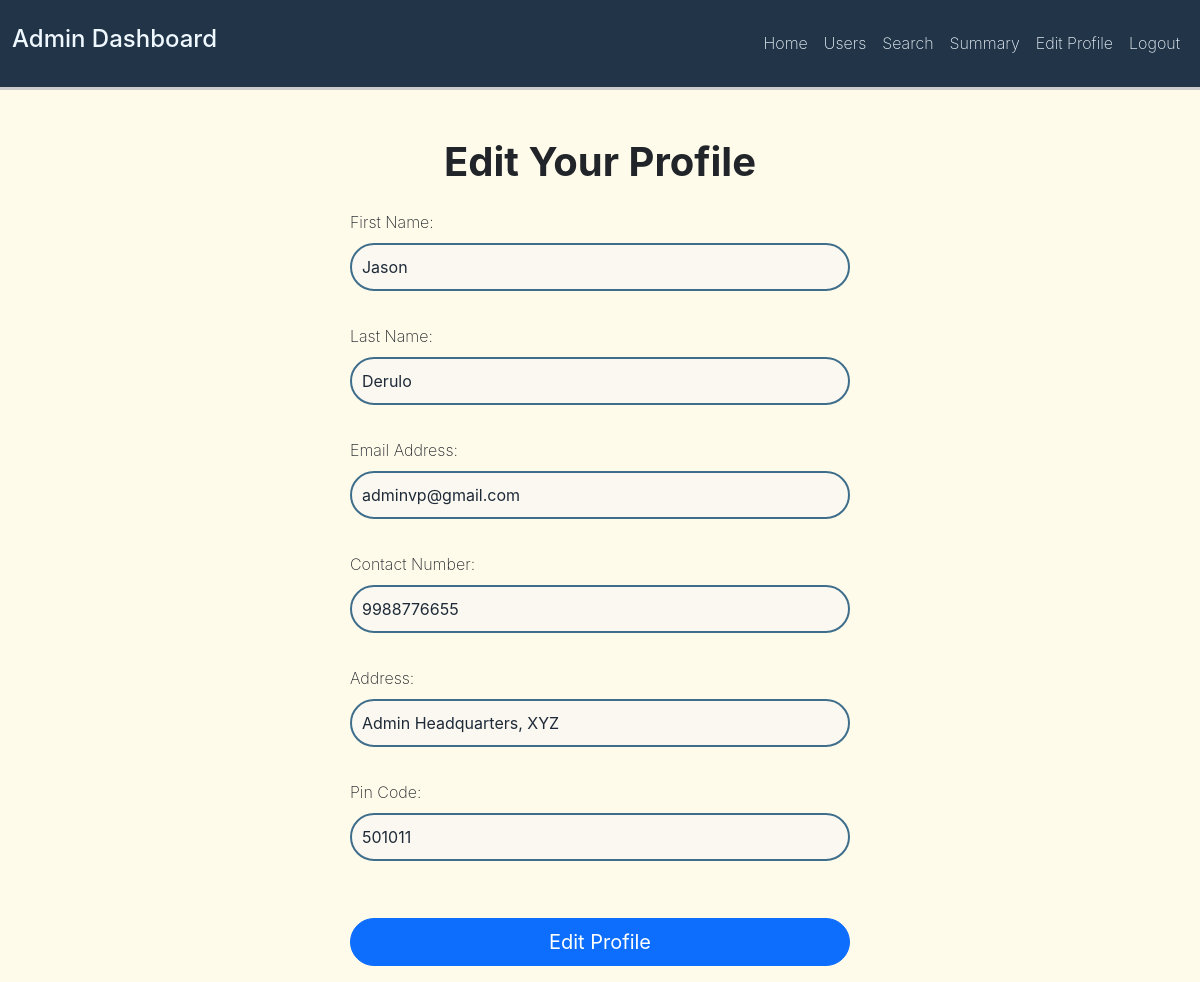
/admin/edit_profile (signed in), run on the app's committed database.
### vehicle/models.py (models this page shows, shortened)
class User(db.Model, UserMixin):
    id = db.Column(db.Integer(), primary_key = True)
    first_name = db.Column(db.String(50), nullable = False)
    last_name = db.Column(db.String(50), nullable = False)
    email_address =  db.Column(db.String(length=60), nullable = False, unique = True)
    username = db.Column(db.String(length=20), nullable = False, unique = True)
    password_hash = db.Column(db.String(length=30), nullable = False)
    contact_number = db.Column(db.String(10), nullable= True, unique = True)
    address = db.Column(db.String(length=100), nullable = False)
    pincode = db.Column(db.String(6), nullable = False)
    is_admin = db.Column(db.Boolean(), default = 0)
    reservations = db.relationship('Reservation', backref = 'user', lazy = True)
    @property
    def password(self):
        return self.password_hash

### vehicle/controllers/routes.py (the view)
@app.route('/admin/edit_profile', methods=["GET", "POST"])
@admin_required
@login_required
def edit_admin_profile():
    form = EditProfileForm(obj=current_user)
    if request.method == "POST" and form.validate_on_submit():
        current_user.first_name = form.first_name.data
        current_user.last_name = form.last_name.data
        current_user.email_address = form.email_address.data
        current_user.contact_number = form.contact_number.data
        current_user.address = form.address.data
        current_user.pincode = form.pincode.data
        db.session.commit()
        flash(f"Profile updated Successfully!", "success")
        return redirect(url_for('admin_home'))
    elif request.method == "GET":
        form.first_name.data = current_user.first_name
        form.last_name.data = current_user.last_name
        form.email_address.data = current_user.email_address
        form.contact_number.data = current_user.contact_number
        form.address.data = current_user.address
        form.pincode.data = current_user.pincode
    return render_template('admin_dashboard/admin_edit.html', form = form)

### vehicle/controllers/forms.py
class EditProfileForm(FlaskForm):
    first_name = StringField(label="First Name: ",validators=[DataRequired()])
    last_name = StringField(label="Last Name: ")
    email_address = StringField(label="Email Address: ",validators=[Email(),DataRequired()])
    contact_number = StringField(label="Contact Number: ",validators=[Length(min=10, max=10, message="Contact number must be exactly 10 digits."),Regexp(r'^\d{10}$', message="Contact number must contain only digits.")])
    address = StringField(label="Address: ",validators=[Length(min=2,max=50)])
    pincode = StringField(label="Pin Code: ",validators=[Length(min=6,max=6, message="PinCode must be exactly 6 digits."),Regexp(r'^\d{6}$', message="PinCode must contain only digits.")])
    submit = SubmitField(label="Edit Profile")

### vehicle/__init__.py (called while the page is built)
@login_manager.user_loader
def load_user(user_id):
    return User.query.get(int(user_id))

### vehicle/controllers/routes.py (called while the page is built)
def admin_required(f):
    @wraps(f)
    def decorated_function(*args, **kwargs):
        if not current_user.is_authenticated:
            return redirect(url_for('login_page'))
        if not current_user.is_admin:
            flash(f'You do not have permission to access this page!',category='danger')
            return redirect(url_for('user_home'))
        return f(*args, **kwargs)
    return decorated_function

### vehicle/templates/admin_dashboard/admin_edit.html (shortened to what this page needs)
{% extends "base.html" %}
{% block content%}
<h1 class="text-center mt-5 mb-4"> Edit Your Profile </h1>
<div class="container mt-3">
    <div class="form-container">
        <form class="form-main" method="POST">
            <div class="mb-3">
                {{form.first_name.label()}}
                {{form.first_name(class="form-control", placeholder="First Name")}}<br>
                {{form.last_name.label()}}
                {{form.last_name(class="form-control", placeholder="Last Name")}}<br>
                {{form.email_address.label()}}
                {{form.email_address(class="form-control", placeholder="Email Address")}}<br>
                {{form.contact_number.label()}}
                {{form.contact_number(class="form-control", placeholder="Contact Number")}}<br>
                {{form.address.label()}}
                {{form.address(class="form-control", placeholder="Address")}}<br>
                {{form.pincode.label()}}
                {{form.pincode(class="form-control", placeholder="Pincode")}}<br>
                <br>
                {{ form.submit(class="form-submit btn btn-lg btn-block btn-primary") }}
            </div>
        </form>
    </div>
</div>
{% endblock %}

### vehicle/static/style.css (style rules this page uses)
body { background-color: #FFFBEB; font-family: "Inter", sans-serif; font-optical-sizing: auto; font-weight: 200; font-style: normal; }
h1 { font-weight: bold; }
.form-control, input { background-color: #FAF8F1; color: #1E2A38; border: 2px solid #3F6E8C; border-radius: 5px; padding: 10px; font-size: 1rem; }
.btn { padding-left: 4%; padding-right: 4%; margin-right: 25px; align-items: center; }
.form-container { display: flex; justify-content: center; align-items: center; width: 80%; margin: 0 auto; }
.form-container form { width: 100%; max-width: 500px; }
.form-submit { width: 100%; border-radius: 30px; }
.mb-3 .form-control { margin-bottom: 9px; border-radius: 30px; margin-top: 9px; }

### data on the page
User: first_name "Jason", last_name "Derulo", email_address "adminvp@gmail.com", contact_number "9988776655", address "Admin Headquarters, XYZ", pincode "501011"
